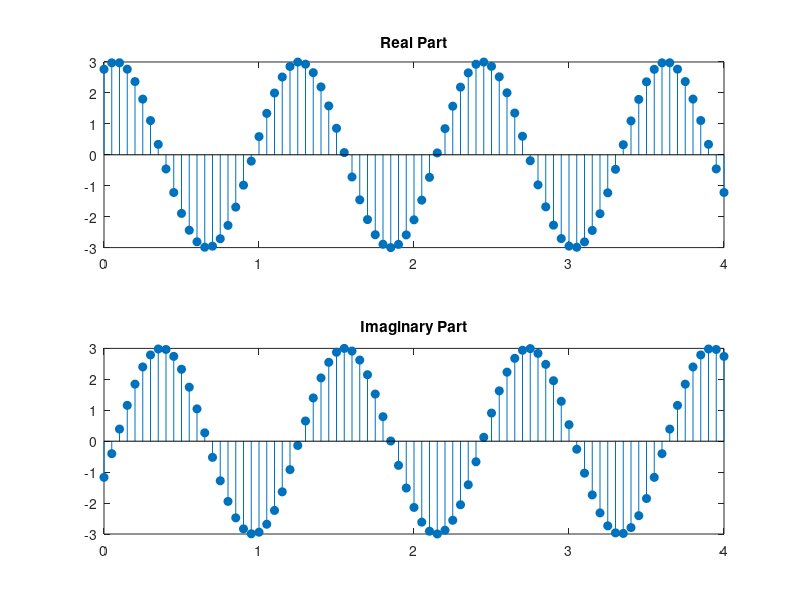

Source code (MATLAB):
t=0:0.05:4;
A=3;
p=-0.4;
w=2*p*(1250);
X=A*exp(i*(w*t+p));

subplot(2,1,1);
stem(t,real(X),'filled');
title('Real Part');

subplot(2,1,2);
stem(t,imag(X),'filled');
title('Imaginary Part');
